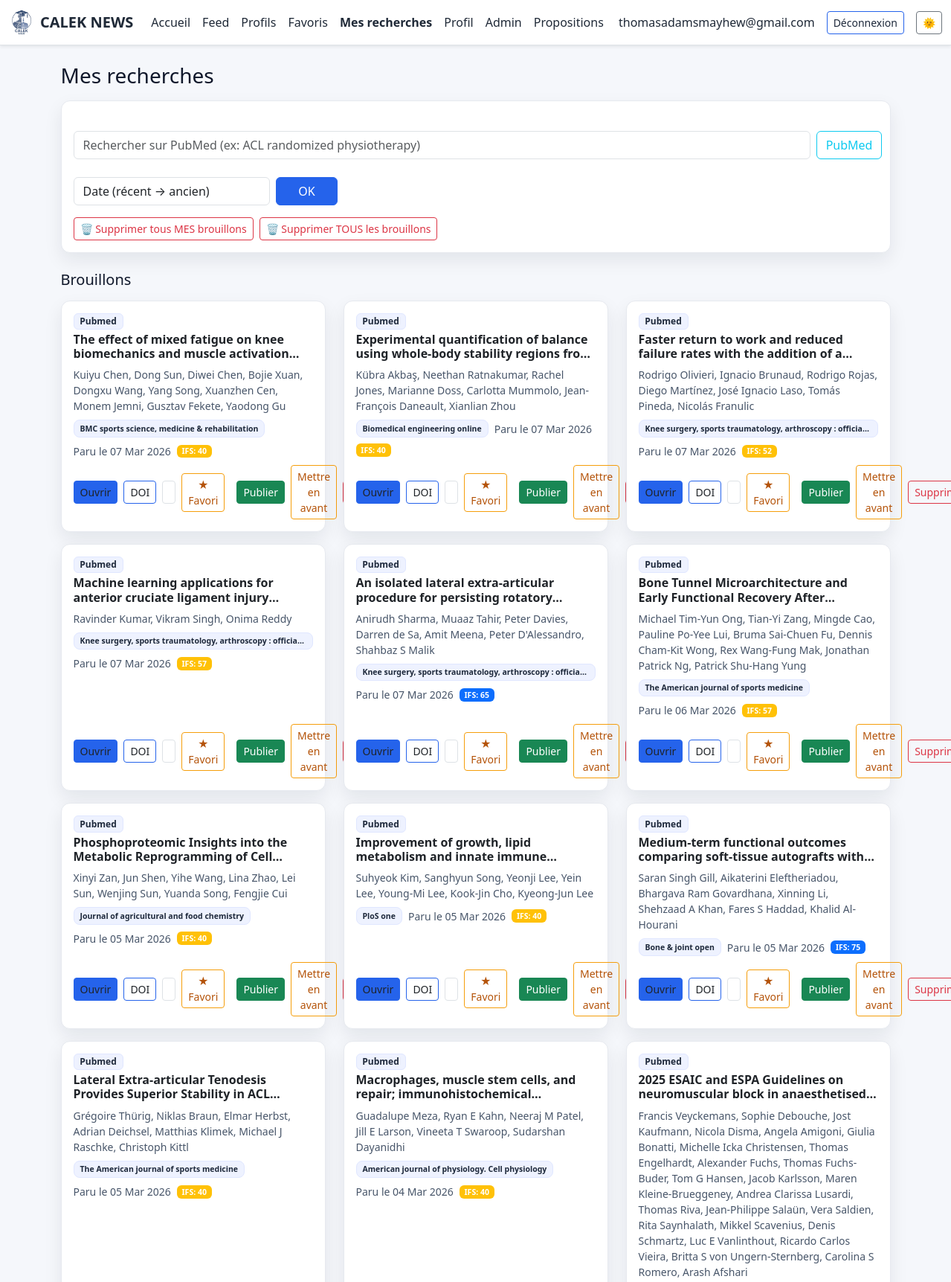
/drafts (signed in, upper part), run on the app's committed database.
### app.py (models this page shows, shortened)
class User(UserMixin, db.Model):
    id = db.Column(db.Integer, primary_key=True)
    email = db.Column(db.String(120), unique=True, nullable=False)
    name = db.Column(db.String(120))
    password_hash = db.Column(db.String(255), nullable=False)
    role = db.Column(db.String(20), default="user")
    created_at = db.Column(db.DateTime, default=datetime.utcnow)

class Article(db.Model):
    id = db.Column(db.Integer, primary_key=True)
    title = db.Column(db.String(500), nullable=False)
    authors = db.Column(db.String(500))
    journal = db.Column(db.String(300))
    doi = db.Column(db.String(200), index=True)
    url = db.Column(db.String(500))
    abstract = db.Column(db.Text)
    published_date = db.Column(db.DateTime)
    published_at = db.Column(db.DateTime)
    source = db.Column(db.String(50))  # 'pubmed' | 'crossref' | 'manual'
    is_published = db.Column(db.Boolean, default=False)
    featured = db.Column(db.Boolean, default=False)
    domain = db.Column(db.String(80))
    pathology = db.Column(db.String(120))
    study_type = db.Column(db.String(80))
    source_order = db.Column(db.Integer)
    posted_by_id = db.Column(db.Integer, db.ForeignKey("user.id"))
    posted_by = db.relationship("User", backref="posts")
    created_at = db.Column(db.DateTime, default=datetime.utcnow)
    proposer_display_name = db.Column(db.String(120), nullable=True)

### app.py (the view, shortened to what this page needs)
@app.route('/drafts', endpoint='my_drafts')
@login_required
def my_drafts():
    sort = request.args.get('sort', 'date_desc')
    q_pubmed = (request.args.get('q_pubmed') or '').strip()
    try:
        page = int(request.args.get('page') or 1)
    except Exception:
        page = 1
    page = max(1, page)
    PER_PAGE = 48
    drafts_state = session.get("drafts_state", {}) or {}
    uid = str(current_user.id)
    ustate = drafts_state.get(uid, {}) or {}
    if not q_pubmed:
        q_pubmed = (ustate.get("q_pubmed") or "").strip()
        try:
            page = int(ustate.get("page") or page)
        except Exception:
            pass
        page = max(1, page)
    if q_pubmed:
        drafts_state[uid] = {"q_pubmed": q_pubmed, "page": page}
        session["drafts_state"] = drafts_state
    total_pages = 1
    qry = (Article.query
           .filter(Article.is_published.is_(False))
           .join(UserDraft, UserDraft.article_id == Article.id)
           .filter(UserDraft.user_id == current_user.id))
    pool = qry.limit(1000).all()
    ifs_scores = {a.id: reliability_score(a)[0] for a in pool}
    def date_key(x):
        return (x.published_date or x.created_at or datetime.min)
    if sort == 'ifs_desc':
        pool.sort(key=lambda x: ifs_scores.get(x.id, 0), reverse=True)
    elif sort == 'ifs_asc':
        pool.sort(key=lambda x: ifs_scores.get(x.id, 0))
    elif sort == 'date_asc':
        pool.sort(key=date_key)
    else:
        pool.sort(key=date_key, reverse=True)
    display_pool = pool[:300]
    draft_ids = [a.id for a in display_pool]
    proposed_set = set()
    if draft_ids:
        proposed_set = {
            r[0] for r in db.session.query(Proposal.article_id)
            .filter(Proposal.article_id.in_(draft_ids))
            .all()
        }
    return render_template(
        'drafts.html',
        latest_drafts=display_pool,
        ifs_scores=ifs_scores,
        sort=sort,
        proposed_set=proposed_set,
        q_pubmed=q_pubmed,   # vide ici en général
        page=1,
        total_pages=1,
        has_prev=False,
        has_next=False,
    )

### templates/drafts.html (shortened to what this page needs)
{% extends "layout.html" %}
{% block content %}
<h3 class="mb-3">Mes recherches</h3>
<div class="card side-card p-3 mb-4">
  <form class="row g-2 align-items-center mt-3" method="post" action="{{ url_for('drafts_pull_pubmed') }}">
    <div class="col-lg-11">
      <input type="search" name="q_pubmed" class="form-control"
            placeholder="Rechercher sur PubMed (ex: ACL randomized physiotherapy)"
            value="{{ q_pubmed or '' }}">
    </div>
    <div class="col-lg-1 d-grid">
      <button class="btn btn-outline-info" type="submit">PubMed</button>
    </div>
  </form>
  <form class="row g-2 align-items-center mt-3" method="get" action="{{ url_for('my_drafts') }}">
    <div class="col-lg-3">
      <select name="sort" class="form-select" title="Tri local des brouillons">
        {% set current_sort = sort or request.args.get('sort','date_desc') %}
        <option value="date_desc" {{ 'selected' if current_sort=='date_desc' else '' }}>Date (récent → ancien)</option>
      </select>
    </div>
    <div class="col-lg-1 d-grid">
      <button class="btn btn-primary" type="submit">OK</button>
    </div>
  </form>
  <div class="d-flex flex-wrap gap-2 mt-3">
    <form method="post" action="{{ url_for('drafts_delete_mine') }}"
          onsubmit="return confirm('Supprimer TOUS vos brouillons ?');">
      <button class="btn btn-outline-danger btn-sm">🗑 Supprimer tous MES brouillons</button>
    </form>
    {% if current_user.role == 'admin' %}
    <form method="post" action="{{ url_for('admin_delete_all_drafts') }}"
          onsubmit="return confirm('Supprimer TOUS les brouillons (tous utilisateurs) ?');">
      <button class="btn btn-outline-danger btn-sm">🗑 Supprimer TOUS les brouillons</button>
    </form>
    {% endif %}
  </div>
</div>
<h5 class="mb-3">Brouillons</h5>
<div class="row gy-3">
  {% for a in latest_drafts %}
  <div class="col-md-6 col-lg-4">
    <div class="card h-100 article-card p-3" data-article-id="{{ a.id }}" role="button" tabindex="0">
      <div class="d-flex flex-wrap gap-2 mb-1">
        {% if a.source %}<span class="badge badge-soft">{{ a.source|capitalize }}</span>{% endif %}
      </div>
      <h6 class="fw-bold line-clamp-2">{{ a.title }}</h6>
      {% if a.authors %}<p class="text-muted small mb-2">{{ a.authors }}</p>{% endif %}
      <div class="small text-muted mb-2 d-flex flex-wrap gap-2 align-items-center">
        {% if a.journal %}<span class="badge badge-soft badge-journal">{{ a.journal }}</span>{% endif %}
        {% if a.published_date %}<span>Paru le {{ a.published_date.strftime('%d %b %Y') }}</span>{% endif %}
        {% set sc = (reliability_score(a)[0]) %}
        {% set ifs_color =
            'bg-success' if sc>=80 else
            'bg-primary' if sc>=60 else
            'bg-warning' if sc>=40 else
            'bg-danger' %}
        <span class="badge {{ ifs_color }}">IFS: {{ sc }}</span>
      </div>
      <div class="mt-auto d-flex gap-2 align-items-center">
        {% if a.url %}
          <a class="btn btn-sm btn-primary" target="_blank" rel="noopener" href="{{ a.url }}" onclick="event.stopPropagation()">Ouvrir</a>
        {% endif %}
        {% if a.doi %}
          <a class="btn btn-sm btn-outline-primary" target="_blank" rel="noopener" href="https://doi.org/{{ a.doi }}" onclick="event.stopPropagation()">DOI</a>
        {% endif %}
        {% if current_user.is_authenticated %}
        <form class="d-flex gap-2 align-items-center ms-auto favorite-form"
              method="post" action="{{ url_for('favorite', article_id=a.id) }}"
              onclick="event.stopPropagation()">
          <input class="form-control form-control-sm" name="note" placeholder="Note…" style="max-width:140px;">
          <button type="submit" class="btn btn-sm btn-outline-warning">★ Favori</button>
        </form>
        {% endif %}
        {% if current_user.is_authenticated and current_user.role == 'admin' %}
        <form method="post" action="{{ url_for('admin_publish', article_id=a.id) }}" class="ms-2" onclick="event.stopPropagation()">
            <button class="btn btn-sm btn-success">Publier</button>
        </form>
        <form method="post" action="{{ url_for('admin_feature', article_id=a.id) }}" onclick="event.stopPropagation()">
            <button class="btn btn-sm btn-outline-warning">Mettre en avant</button>
        </form>
        {% endif %}
        {% set is_proposed = a.id in proposed_set %}
        {% if not is_proposed and (current_user.role == 'admin' or a.posted_by_id == current_user.id) %}
          <form method="post"
                action="{{ url_for('drafts_remove_from_me', article_id=a.id) }}"
                onclick="event.stopPropagation()"
                onsubmit="return confirm('Supprimer ce brouillon ?');">
            <button class="btn btn-sm btn-outline-danger">Supprimer</button>
          </form>
        {% else %}
          {% if is_proposed %}
            <span class="badge bg-info ms-auto">Proposé</span>
          {% endif %}
        {% endif %}
      </div>
    </div>
  </div>
  {% else %}
    <div class="col-12"><p class="text-muted">Aucun brouillon.</p></div>
  {% endfor %}
</div>
{% endblock %}

### templates/layout.html (shortened to what this page needs)
<!doctype html>
<html lang="fr" data-bs-theme="light">
<head>
  <link href="https://cdn.jsdelivr.net/npm/bootstrap@5.3.3/dist/css/bootstrap.min.css" rel="stylesheet">
  <link href="{{ url_for('static', filename='css/theme.css') }}" rel="stylesheet">
</head>
<body>
<nav class="navbar navbar-expand-lg sticky-top shadow-sm bg-body border-bottom">
  <div class="container-fluid">
    <a class="navbar-brand fw-bold d-flex align-items-center gap-2" href="{{ url_for('index') }}">
      <img src="{{ url_for('static', filename='img/calek-logo.png') }}" alt="CALEK" class="logo-img" style="height:34px;width:auto;object-fit:contain">
      <span>CALEK NEWS</span>
    </a>
    <div class="collapse navbar-collapse" id="navbarNav">
      <ul class="navbar-nav me-auto mb-2 mb-lg-0">
        <li class="nav-item"><a class="nav-link{% if request.endpoint == 'index' %} active{% endif %}" href="{{ url_for('index') }}">Accueil</a></li>
        {% if current_user.is_authenticated %}
          <li class="nav-item"><a class="nav-link{% if request.endpoint == 'feed' %} active{% endif %}" href="{{ url_for('feed') }}">Feed</a></li>
          <li class="nav-item"><a class="nav-link{% if request.endpoint == 'users_list' %} active{% endif %}" href="{{ url_for('users_list') }}">Profils</a></li>
          <li class="nav-item"><a class="nav-link{% if request.endpoint == 'favorites' %} active{% endif %}" href="{{ url_for('favorites') }}">Favoris</a></li>
          <li class="nav-item">
            <a class="nav-link{% if request.endpoint == 'my_drafts' %} active{% endif %}" href="{{ url_for('my_drafts') }}">Mes recherches</a>
          </li>
          <li class="nav-item"><a class="nav-link{% if request.endpoint == 'me' %} active{% endif %}" href="{{ url_for('me') }}">Profil</a></li>
          {% if current_user.role == 'admin' %}
            <li class="nav-item"><a class="nav-link{% if request.endpoint and request.endpoint.startswith('admin_') %} active{% endif %}" href="{{ url_for('admin_dashboard') }}">Admin</a></li>
          {% endif %}
          {% if current_user.is_authenticated and current_user.role == 'admin' %}
            <li class="nav-item"><a class="nav-link" href="{{ url_for('admin_proposals') }}">Propositions</a></li>
          {% endif %}
        {% endif %}
      </ul>
      <div class="d-flex align-items-center gap-3">
        {% if current_user.is_authenticated %}
          <span class="user-email text-nowrap">{{ current_user.email }}</span>
          <a href="{{ url_for('logout') }}" class="btn btn-sm btn-outline-primary">Déconnexion</a>
        {% else %}
          <a href="{{ url_for('login') }}" class="btn btn-sm btn-outline-primary">Connexion</a>
          <a href="{{ url_for('signup') }}" class="btn btn-sm btn-primary">Inscription</a>
        {% endif %}
        <button id="theme-toggle" class="btn btn-sm btn-outline-secondary" title="Basculer le thème" aria-label="Basculer le thème">🌞</button>
      </div>
    </div>
  </div>
</nav>
<main class="container py-4">
  {% block content %}{% endblock %}
</main>
</body>
</html>

### data on the page
User: email "thomasadamsmayhew@gmail.com"
Article: source "Pubmed", title "The effect of mixed fatigue on knee biomechanics and muscle…", authors "Kuiyu Chen, Dong Sun, Diwei Chen, Bojie Xuan, Dongxu Wang, Yang Song, Xuanzhen Cen, Monem Jemni, Gusztav Fekete, Yaodong Gu", journal "BMC sports science, medicine & rehabilitation", published_date "07 Mar 2026", sc "40"
Article: source "Pubmed", title "Experimental quantification of balance using whole-body stability regions…", authors "Kübra Akbaş, Neethan Ratnakumar, Rachel Jones, Marianne Doss, Carlotta Mummolo, Jean-François Daneault, Xianlian Zhou", journal "Biomedical engineering online", published_date "07 Mar 2026", sc "40"
Article: source "Pubmed", title "Faster return to work and reduced failure rates with the addition of…", authors "Rodrigo Olivieri, Ignacio Brunaud, Rodrigo Rojas, Diego Martínez, José Ignacio Laso, Tomás Pineda, Nicolás Franulic", journal "Knee surgery, sports traumatology, arthroscopy : officia…", published_date "07 Mar 2026", sc "52"
Article: source "Pubmed", title "Machine learning applications for anterior cruciate ligament…", authors "Ravinder Kumar, Vikram Singh, Onima Reddy", journal "Knee surgery, sports traumatology, arthroscopy : officia…", published_date "07 Mar 2026", sc "57"
Article: source "Pubmed", title "An isolated lateral extra-articular procedure for persisting…", authors "Anirudh Sharma, Muaaz Tahir, Peter Davies, Darren de Sa, Amit Meena, Peter D'Alessandro, Shahbaz S Malik", journal "Knee surgery, sports traumatology, arthroscopy : officia…", published_date "07 Mar 2026", sc "65"
Article: source "Pubmed", title "Bone Tunnel Microarchitecture and Early Functional Recovery…", authors "Michael Tim-Yun Ong, Tian-Yi Zang, Mingde Cao, Pauline Po-Yee Lui, Bruma Sai-Chuen Fu, Dennis Cham-Kit Wong, Rex Wang-Fung Mak, Jonathan Patrick Ng, Patrick Shu-Hang Yung", journal "The American journal of sports medicine", published_date "06 Mar 2026", sc "57"
Article: source "Pubmed", title "Phosphoproteomic Insights into the Metabolic Reprogramming of…", authors "Xinyi Zan, Jun Shen, Yihe Wang, Lina Zhao, Lei Sun, Wenjing Sun, Yuanda Song, Fengjie Cui", journal "Journal of agricultural and food chemistry", published_date "05 Mar 2026", sc "40"
Article: source "Pubmed", title "Improvement of growth, lipid metabolism and innate…", authors "Suhyeok Kim, Sanghyun Song, Yeonji Lee, Yein Lee, Young-Mi Lee, Kook-Jin Cho, Kyeong-Jun Lee", journal "PloS one", published_date "05 Mar 2026", sc "40"
Article: source "Pubmed", title "Medium-term functional outcomes comparing soft-tissue autografts…", authors "Saran Singh Gill, Aikaterini Eleftheriadou, Bhargava Ram Govardhana, Xinning Li, Shehzaad A Khan, Fares S Haddad, Khalid Al-Hourani", journal "Bone & joint open", published_date "05 Mar 2026", sc "75"
Article: source "Pubmed", title "Lateral Extra-articular Tenodesis Provides Superior Stability in…", authors "Grégoire Thürig, Niklas Braun, Elmar Herbst, Adrian Deichsel, Matthias Klimek, Michael J Raschke, Christoph Kittl", journal "The American journal of sports medicine", published_date "05 Mar 2026", sc "40"
Article: source "Pubmed", title "Macrophages, muscle stem cells, and repair;…", authors "Guadalupe Meza, Ryan E Kahn, Neeraj M Patel, Jill E Larson, Vineeta T Swaroop, Sudarshan Dayanidhi", journal "American journal of physiology. Cell physiology", published_date "04 Mar 2026", sc "40"
Article: source "Pubmed", title "2025 ESAIC and ESPA Guidelines on neuromuscular block in…", authors "Francis Veyckemans, Sophie Debouche, Jost Kaufmann, Nicola Disma, Angela Amigoni, Giulia Bonatti, Michelle Icka Christensen, Thomas Engelhardt, Alexander Fuchs, Thomas Fuchs-Buder, Tom G Hansen, Jacob Karlsson, Maren Kleine-Brueggeney, Andrea Clarissa Lusardi, Thomas Riva, Jean-Philippe Salaün, Vera Saldien, Rita Saynhalath, Mikkel Scavenius, Denis Schmartz, Luc E Vanlinthout, Ricardo Carlos Vieira, Britta S von Ungern-Sternberg, Carolina S Romero, Arash Afshari"
